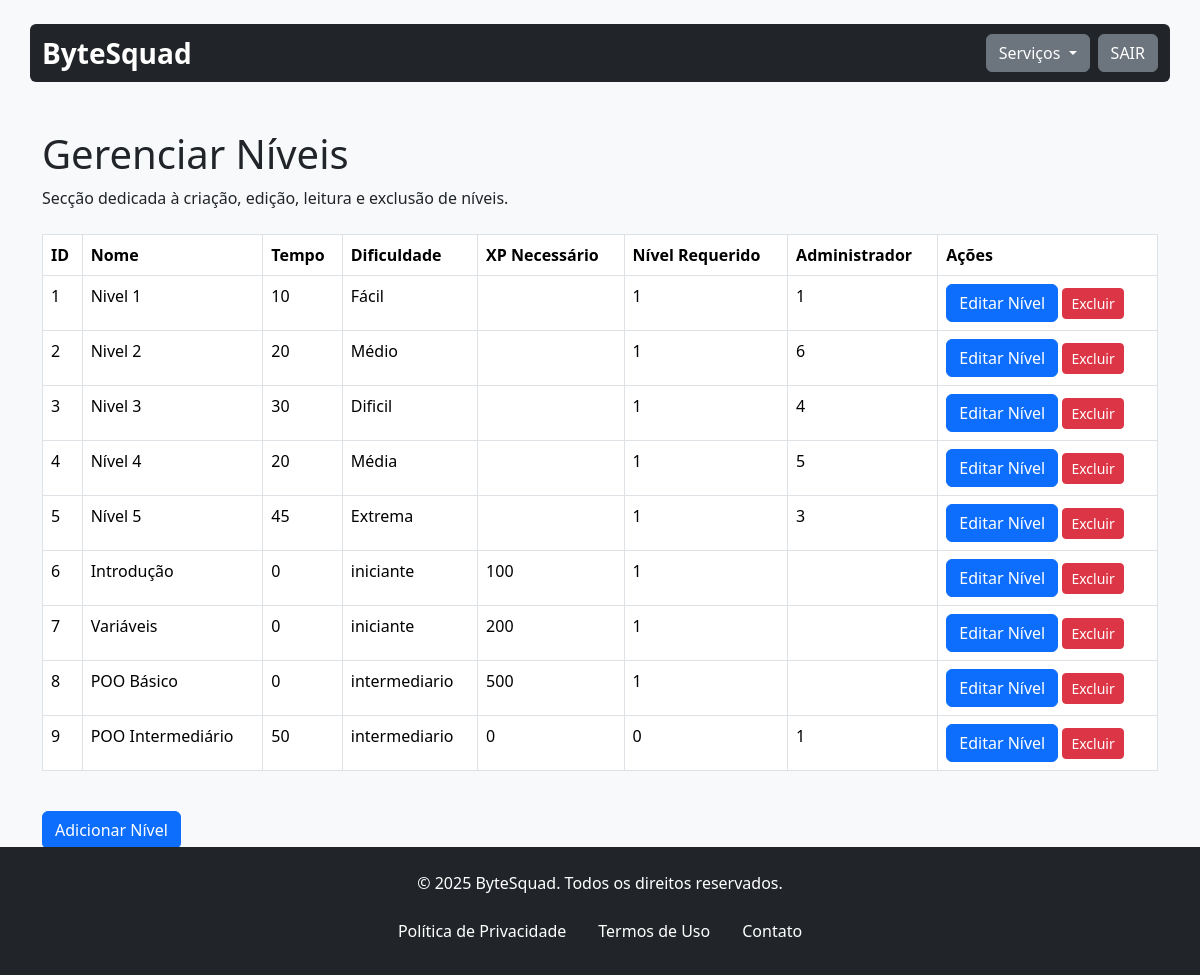
Page /gerenciarNivel.php (signed in) on the committed database.
### tables this page shows
CREATE TABLE `nivel` (
  `id_nivel` int(11) NOT NULL,
  `nome_nivel` varchar(20) NOT NULL,
  `tempo_nivel` int(11) NOT NULL,
  `dificuldade` varchar(30) NOT NULL,
  `id_administrativo` int(11) DEFAULT NULL,
  `xp_necessario` int(11) DEFAULT NULL,
  `nivel_requerido` int(11) DEFAULT 1
);

### assets/classes/niveis.class.php (called while the page is built, shortened)
<?php
require_once 'conexao.class.php';
class Niveis
{
    private $con;
    public function __construct()
    {
        $this->con = new Conexao();
    }
    public function listar()
    {
        try {
            $sql = $this->con->conectar()->prepare("
                SELECT nivel.*
                FROM nivel
            ");
            $sql->execute();
            return $sql->fetchAll(PDO::FETCH_ASSOC);
        } catch (PDOException $ex) {
            echo "ERRO: " . $ex->getMessage();
        }
    }
}

### assets/classes/conexao.class.php (called while the page is built)
<?php
class Conexao{
    private $servidor;
    private $senha;
    private $usuario;
    private $banco;
    private static $pdo;
    public function __construct(){
        $this->servidor = "localhost";
        $this->banco = "bytesquad";
        $this->senha = "";
        $this->usuario = "root";
    }
    public function conectar(){
        try{
            if(is_null(self::$pdo)){
                self::$pdo = new PDO("mysql:host=".$this->servidor."; dbname=".$this->banco, $this->usuario, $this->senha);
            }
            return self::$pdo;
        } catch(PDOException $ex){
            echo $ex->getMessage();
        }
    }
}

### assets/classes/administrador.class.php (called while the page is built, shortened)
<?php
require_once 'conexao.class.php';
class Administrador
{
    private $permissoes;
    private $con;
    public function __construct()
    {
        $this->con = new Conexao();
    }
    public function setUsuario($id)
    {
        $sql = $this->con->conectar()->prepare("SELECT * FROM administrativo WHERE id_administrativo = :id");
        $sql->bindValue(":id", $id);
        $sql->execute();
        if ($sql->rowCount() > 0) {
            $sql = $sql->fetch();
            $this->permissoes = explode(', ', $sql['permissoes_admin']);
        }
    }
    public function temPermissoes($permissao)
    {
        if (isset($_SESSION['Logado'])) {
            $id = $_SESSION['Logado'];
            $this->setUsuario($id);
            return in_array($permissao, $this->permissoes);
        }
        return false;
    }
}

### gerenciarNivel.php (the view, shortened to what this page needs)
<?php
include 'assets/inc/header.inc.php';
include 'assets/classes/niveis.class.php';
$nivel = new Niveis();
require_once './assets/classes/administrador.class.php';
$admin = new Administrador();
?>
<main class="container mt-5">
    <div class="header-content mb-4">
        <h1>Gerenciar Níveis</h1>
        <p>Secção dedicada à criação, edição, leitura e exclusão de níveis.</p>
    </div>
    <div class="table-responsive mb-4">
        <table class="table table-bordered table-hover">
            <thead class="thead-light">
                <tr>
                    <th>ID</th>
                    <th>Nome</th>
                    <th>Tempo</th>
                    <th>Dificuldade</th>
                    <th>XP Necessário</th>
                    <th>Nível Requerido</th>
                    <th>Administrador</th>
                    <th>Ações</th>
                </tr>
            </thead>
            <tbody>
                <?php
                $lista = $nivel->listar();
                foreach ($lista as $item):
                ?>
                    <tr>
                        <td><?php echo $item['id_nivel'] ?></td>
                        <td><?php echo $item['nome_nivel'] ?></td>
                        <td><?php echo $item['tempo_nivel'] ?></td>
                        <td><?php echo $item['dificuldade'] ?></td>
                        <td><?php echo $item['xp_necessario']; ?></td>
                        <td><?php echo $item['nivel_requerido']; ?></td>
                        <td><?php echo $item['id_administrativo']; ?></td>
                        <td>
                            <?php if ($admin->temPermissoes('EDIT')): ?>
                                <button type="button" class="btn btn-primary" data-bs-toggle="modal"
                                    data-bs-target="#editarModal<?php echo $item['id_nivel']; ?>">
                                    Editar Nível
                                </button>
                            <?php endif; ?>
                            <?php if ($admin->temPermissoes('DELETE')): ?>
                                <a href="deletarNivel.php?id_nivel=<?php echo $item['id_nivel']; ?>"
                                    class="btn btn-sm btn-danger"
                                    onclick="return confirm('Você tem certeza que deseja excluir <?php echo $item['nome_nivel'] ?>? ')">Excluir</a>
                            <?php endif; ?>
                        </td>
                    </tr>
                <?php
                endforeach
                ?>
            </tbody>
        </table>
    </div>
    <?php if ($admin->temPermissoes('ADD')): ?>
        <button type="button" class="btn btn-primary" data-bs-toggle="modal" data-bs-target="#exampleModal">
            Adicionar Nível
        </button>
    <?php endif; ?>
</main>
<?php include 'assets/inc/footer.inc.php'; ?>
</body>
</html>

### assets/inc/header.inc.php (style rules this page uses)
html { height: 100%; }
body { position: relative; margin: 0; min-height: 100%; padding-bottom: 7.85rem; }

### rows in the picture
nivel: id_nivel "1", nome_nivel "Nivel 1", tempo_nivel "10", dificuldade "Fácil", nivel_requerido "1", id_administrativo "1"
nivel: id_nivel "2", nome_nivel "Nivel 2", tempo_nivel "20", dificuldade "Médio", nivel_requerido "1", id_administrativo "6"
nivel: id_nivel "3", nome_nivel "Nivel 3", tempo_nivel "30", dificuldade "Dificil", nivel_requerido "1", id_administrativo "4"
nivel: id_nivel "4", nome_nivel "Nível 4", tempo_nivel "20", dificuldade "Média", nivel_requerido "1", id_administrativo "5"
nivel: id_nivel "5", nome_nivel "Nível 5", tempo_nivel "45", dificuldade "Extrema", nivel_requerido "1", id_administrativo "3"
nivel: id_nivel "6", nome_nivel "Introdução", tempo_nivel "0", dificuldade "iniciante", xp_necessario "100", nivel_requerido "1"
nivel: id_nivel "7", nome_nivel "Variáveis", tempo_nivel "0", dificuldade "iniciante", xp_necessario "200", nivel_requerido "1"
nivel: id_nivel "8", nome_nivel "POO Básico", tempo_nivel "0", dificuldade "intermediario", xp_necessario "500", nivel_requerido "1"
nivel: id_nivel "9", nome_nivel "POO Intermediário", tempo_nivel "50", dificuldade "intermediario", xp_necessario "0", nivel_requerido "0", id_administrativo "1"
